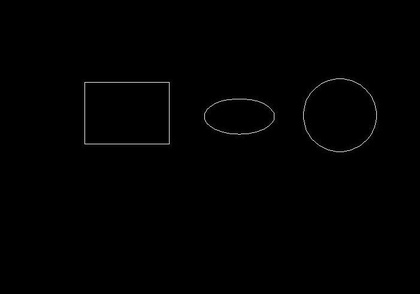
%> input picture hough.circle/hough检测圆/tupian.jpg, 420 x 294 px, shrunk from 701 x 491 before the run
$ octave yuan.m   (GNU Octave 9; MATLAB toolbox functions it lacks are replaced by stand-ins)
%> lines starting %> are read from the running program, lines starting %| are printed output that depends on the picture; in (x1, y1, x2, y2) boxes, pixels count from 0 and x2, y2 are one past the last pixel; in counts of white or black regions, pixels touching at a corner belong together; the program's own positions count from 1

%%%%%%%%%%%%%%%%%%%%%%%%%%%%%%%%%%%%%%用hough变换对半径未知的圆进行检测%%%%%%%%%%%%%%%%%%%%%%%%%%%%%%%%%%%%%%%%%%%%%%%%%%%%%%%

clear all;clc;        %清屏
I = imread('tupian.jpg'); %读入图像
%> I is the input picture: size 294x420x3 uint8; min 0, max 169, mean 1.1
figure;
imshow(I);
I =im2bw(I);                    %将图像二值化
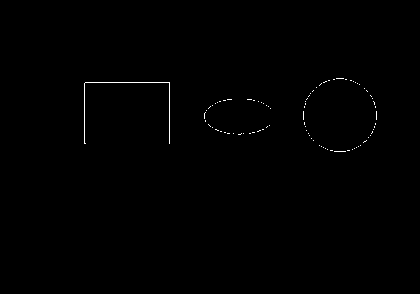
%> I: size 294x420 logical; 0.33% white in thin lines or dots, all inside (x1, y1, x2, y2) = (84, 78, 377, 152)
[y,x]=find(I);                   %找出I中非零元素的位置
%> y = 403 values from 79 to 152; x = 403 values from 85 to 377
[sy,sx]=size(I);
%> sy = 294; sx = 420
figure;%找出I的行和列的大小，赋值给sy，sx
imshow(I);                     %显示I
totalpix = length(x);
%> totalpix = 403
HM = zeros(sy,sx,50);
R = 1:50;
R2 = R.^2;
sz = sy*sx;                                       %矩阵I的所有元素的总和
%> sz = 123480
tic;%计时
for cnt = 1:totalpix
for cntR = 1:50
b = 1:sy;
a = (round(x(cnt) - sqrt(R2(cntR) - (y(cnt) - [1:sy]).^2)));    %a=x-genhao(r^2-(y-b)^2);
b = b(imag(a)==0 & a>0);                              %求出满足条件（imag(a)==0 & a>0）的一系列的a,b值
a = a(imag(a)==0 & a>0);
ind = sub2ind([sy,sx],b,a);                           %求出数组[sy,sx]中的圆心[b,a]的单下标。
HM(sz*(cntR-1)+ind) = HM(sz*(cntR-1)+ind) + 1;        %对满足条件的点（a，b），累加器加1.
end
end
for cnt = 1:50
H(cnt) = max(max(HM(:,:,cnt)));
end
%> after the loop, H = 50 values, max 40 at index 36, min 2 at index 1, mean 14.92
plot(H,'*-');
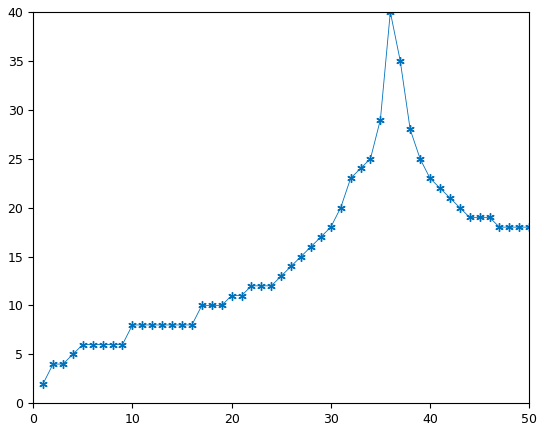
%> figure redrawn from the program's plot data; curve peaks at x = 36, y = 40
[maxval, maxind] = max(H);           %返回H中的最大值maxval(即为max value)和索引maxind(即为最大值的那一层)
%> maxval = 40; maxind = 36
[B,A] = find(HM(:,:,maxind)==maxval);%找到最大值的横纵坐标，即圆心。
%> B = 116; A = 341
toc;
imshow(I);
hold on;                            %显示I。
plot(mean(A),mean(B),'xr')          %mean(A)(求A的平均),mean(B)(求B的平均)。标记xr。
text(mean(A),mean(B),num2str(maxind),'color','green')
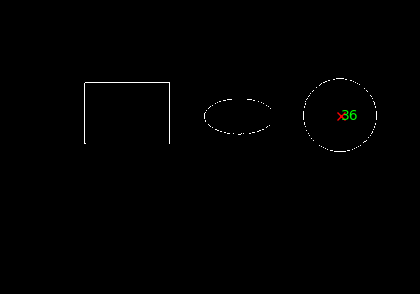
%> figure redrawn from the program's plot data
